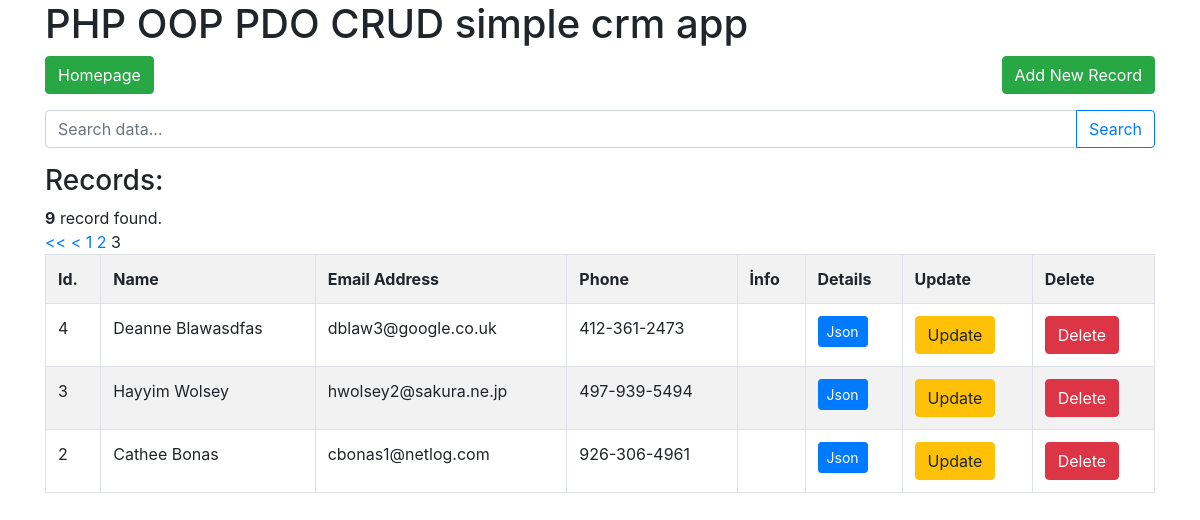
/index.php?p=3, run on the app's committed database.
### tables this page shows
CREATE TABLE `customers` (
  `id` int(11) NOT NULL,
  `name` varchar(100) NOT NULL,
  `email` varchar(100) NOT NULL,
  `phone` varchar(33) NOT NULL,
  `info` text NOT NULL,
  `date` datetime NOT NULL DEFAULT CURRENT_TIMESTAMP ON UPDATE CURRENT_TIMESTAMP
);

### configs/db.php (called while the page is built, shortened)
<?php
function DB()
{
    static $instance;
    if ($instance === null) {
        $opt = array(
            PDO::ATTR_ERRMODE => PDO::ERRMODE_EXCEPTION,
            PDO::ATTR_DEFAULT_FETCH_MODE => PDO::FETCH_ASSOC,
            PDO::ATTR_EMULATE_PREPARES => FALSE,
        );
        $dsn = 'mysql:host=' . HOST . ';dbname=' . DATABASE . ';charset=' . CHARSET;
        $instance = new PDO($dsn, USER, PASSWORD, $opt);
    }
    return $instance;
}
?>

### configs/controller.php (called while the page is built, shortened)
<?php
require_once ('db.php');
class Controller
{
    protected $db;
    function __construct()
    {
        $this->db = DB();
    }
    public function fetchAll($paginationStartPoint, $recordsPerPage)
    {
        $query = $this->db->prepare("SELECT * FROM customers ORDER BY id DESC LIMIT $paginationStartPoint, $recordsPerPage");
        $query->execute();
        $data = $query->fetchAll(PDO::FETCH_ASSOC);
        return $data;
    }
}

### index.php (the view, shortened to what this page needs)
<?php
include 'configs/header.php';
require_once('configs/controller.php');
?>
<div class="container">
	<div class="row">
		<div class="col-md-12">
			<h1>PHP OOP PDO CRUD simple crm app</h1>
		</div>
	</div>
	<div class="row">
		<div class="col-md-12">
			<div class="float-left">
				<a class="btn btn-success" href="index.php">Homepage</a>
			</div>
			<div class="float-right">
				<a class="btn btn-success" href="create.php">Add New Record</a>
			</div>
		</div>
	</div>
	<form action="search.php" method="post">
		<div class="input-group mb-3 mt-3">
			<input type="text" class="form-control" name="search" placeholder="Search data..." aria-label="Recipient's username" aria-describedby="button-addon2">
			<div class="input-group-append">
				<button class="btn btn-outline-primary" type="submit" id="button-addon2">Search</button>
			</div>
		</div>
	</form>
	<div class="row">
		<div class="col-md-12">
			<h3>Records:</h3>
			<?php
			if (isset($_REQUEST["p"])) {
				$page    =  $_REQUEST["p"];
			} else {
				$page    =  1;
			}
			$btnCount    =  5;
			$recordsPerPage    =  3;
			$totalRecordsQuery        =  DB()->prepare("SELECT * FROM customers");
			$totalRecordsQuery->execute();
			$totalRecordCount            =  $totalRecordsQuery->rowCount();
			$paginationStartPoint    =  ($page * $recordsPerPage) - $recordsPerPage;
			$foundPageCount            =  ceil($totalRecordCount / $recordsPerPage);
			?>
			<div class="">
				<div class="">
					<?php echo "<strong>" . $totalRecordCount . "</strong>"; ?> record found.
				</div>
				<div class="SayfalamaAlaniIciNumaralandirmaAlaniKapsayicisi">
					<?php
					if ($page > 1) {
						echo "<span class='Pasif'><a href='index.php?p=1'><<</a></span>";
						$minusOneForPagination  =  $page - 1;
						echo " <span class='Pasif'><a href='index.php?p=" . $minusOneForPagination . "'><</a></span>";
					}
					for ($pageIndex = $page - $btnCount; $pageIndex <= $page + $btnCount; $pageIndex++) {
						if (($pageIndex > 0) and ($pageIndex <= $foundPageCount)) {
							if ($page == $pageIndex) {
								echo " <span class='Aktif'>" . $pageIndex . "</span>";
							} else {
								echo " <span class='Pasif'><a href='index.php?p=" . $pageIndex . "'>" . $pageIndex . "</a></span>";
							}
						}
					}
					?>
				</div>
			</div>
			<table class="table table-bordered table-striped">
				<tr>
					<th>Id.</th>
					<th>Name</th>
					<th>Email Address</th>
					<th>Phone</th>
					<th>İnfo</th>
					<th>Details</th>
					<th>Update</th>
					<th>Delete</th>
				</tr>
				<?php
				$object = new Controller();
				$customers = $object->fetchAll($paginationStartPoint, $recordsPerPage);
				if (count($customers) > 0) {
					foreach ($customers as $customer) {
				?>
						<tr>
							<td><?php echo $customer['id']; ?> </td>
							<td><?php echo $customer['name']; ?> </td>
							<td><?php echo $customer['email']; ?></td>
							<td><?php echo $customer['phone']; ?></td>
							<td><?php echo $customer['info']; ?></td>
							<td>
								<a href="details.php?id=<?php echo $customer['id']; ?>" class="btn btn-sm btn-primary">Json</button>
							</td>
							<td>
								<a href="update.php?id=<?php echo $customer['id']; ?>" class="btn btn-warning">Update</button>
							</td>
							<td>
								<a href="configs/action.php?uid=<?php echo $customer['id']; ?>" class="btn btn-danger">Delete</button>
							</td>
						</tr>
					<?php
					}
				} else {
					?>
					<tr>
						<td colspan="6">Records not found!</td>
					</tr>
				<?php
				}
				?>
			</table>
		</div>
	</div>
</div>
<?php
include 'configs/footer.php';
?>

### data on the page
customers: id "4", name "Deanne Blawasdfas", email "dblaw3@google.co.uk", phone "412-361-2473"
customers: id "3", name "Hayyim Wolsey", email "hwolsey2@sakura.ne.jp", phone "497-939-5494"
customers: id "2", name "Cathee Bonas", email "cbonas1@netlog.com", phone "926-306-4961"

### other printed values
$totalRecordCount "9"
